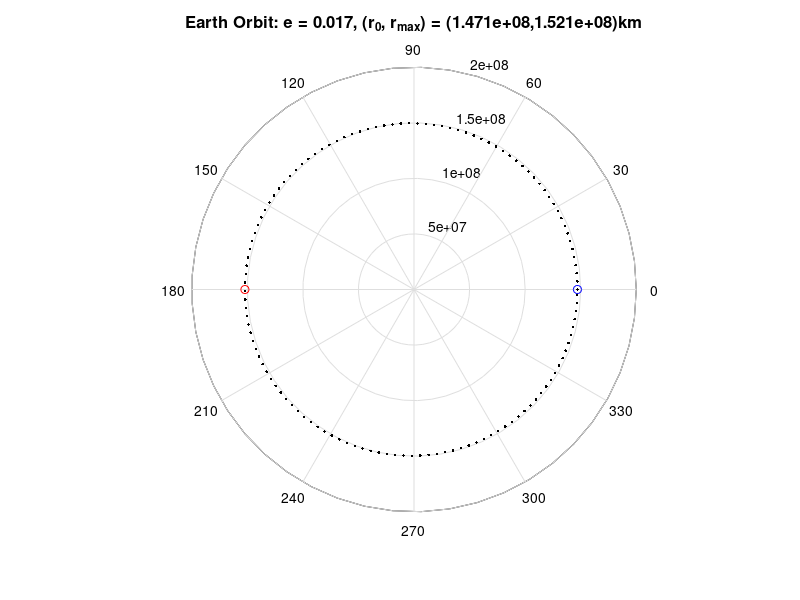

Write MATLAB code to recreate this figure.
%earthorb.m - script to draw Earth's ellipse with minimum radius rmim and
%eccentricity e given
clear;
m=5.98e24;       %Earth's mass in kg
G=6.67e-11;      %Universal gravitational constant
M=1.991e30;      %Sun's mass in kg
a=1.496e8;       %average Earth-Sun distance in km, or semimajor axis
e=0.017;         %Earth's eccentricity
r0=a*(1-e);      %r0 in km, same as rmin
K=-G*M*m/1000^3; %in km^3.kg/s^2
vc=sqrt(-K/r0/m);%speed in km/s (circular orbit speed)
v0=vc*sqrt(1+e); %speed at r0
th=[0:0.05:2*pi];%range variable
r=r0*(1+e)./(1+e*cos(th));%orbit formula, with ro=rmin
rmax=r0*(v0/vc)^2/(2-(v0/vc)^2);%same as ro*(1+e)/(1-e)
v_rmax=r0*v0/rmax;%using angular momentum conservation
polar(th,r,'k.');hold on
polar(0,r0,'bo')
polar(pi,rmax,'ro')
str1=cat(2,'Earth Orbit: e = ',num2str(e,3),', (r_0, r_{max}) = (',...
    num2str(r0,4),',',num2str(rmax,4),')km');
title(str1,'FontSize',12)
str2=cat(2,' (v_0,v_{rmax})=(',num2str(v0,4),',',num2str(v_rmax,4),') km/s');
xlabel(str2,'FontSize',12)
